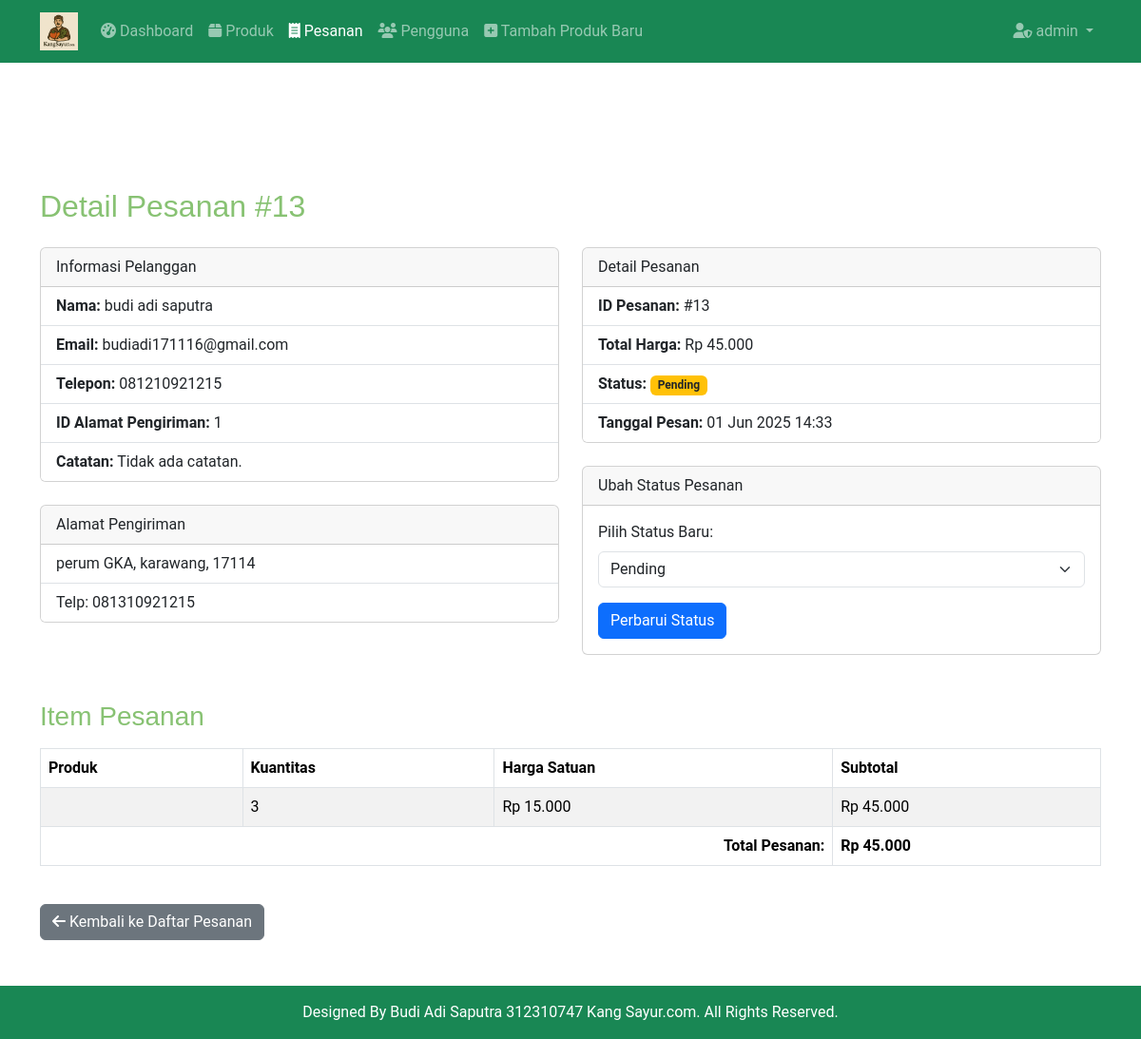
/sayuran/admin/order_detail.php?order_id=13 (signed in), run on the app's committed database.
### tables this page shows
CREATE TABLE `orders` (
  `id` int(11) NOT NULL,
  `user_id` int(11) NOT NULL,
  `total_amount` decimal(10,2) NOT NULL,
  `status` enum('pending','processing','shipped','completed','cancelled') DEFAULT 'pending',
  `order_date` datetime DEFAULT current_timestamp(),
  `shipping_address_id` int(11) DEFAULT NULL,
  `billing_address_id` int(11) DEFAULT NULL,
  `notes` text DEFAULT NULL,
  `payment_method` varchar(100) NOT NULL DEFAULT '''COD''' COMMENT 'Metode pembayaran pesanan'
);

CREATE TABLE `users` (
  `id` int(11) NOT NULL,
  `username` varchar(50) NOT NULL,
  `password` varchar(255) NOT NULL,
  `email` varchar(100) NOT NULL,
  `phone_number` varchar(20) DEFAULT NULL,
  `nama` varchar(100) DEFAULT NULL,
  `role` enum('admin','penjual','pembeli') DEFAULT 'pembeli',
  `created_at` timestamp NOT NULL DEFAULT current_timestamp()
);

CREATE TABLE `order_items` (
  `id` int(11) NOT NULL,
  `order_id` int(11) NOT NULL,
  `product_id` int(11) NOT NULL,
  `product_name` varchar(255) NOT NULL,
  `quantity` int(11) NOT NULL,
  `price_at_order` decimal(10,2) NOT NULL
);

### sayuran/admin/order_detail.php (the view, shortened to what this page needs)
<?php
include_once __DIR__ . '/admin_header.php';
$order_id = $_GET['order_id'] ?? null;
$order = null;
$order_items = [];
if (!$order_id) {
    $error_message = "ID Pesanan tidak ditemukan.";
} else {
    try {
        $pdo = get_pdo_connection();
        $stmt = $pdo->prepare("SELECT o.id, u.nama AS customer_name, u.email AS customer_email, u.phone_number AS customer_phone,
                               o.total_amount AS total_price, o.status, o.order_date, o.notes,
                               o.shipping_address_id, o.billing_address_id
                               FROM orders o
                               JOIN users u ON o.user_id = u.id
                               WHERE o.id = ?");
        $stmt->execute([$order_id]);
        $order = $stmt->fetch(PDO::FETCH_ASSOC);
        if (!$order) {
            $error_message = "Pesanan tidak ditemukan.";
        } else {
            if (!empty($order['shipping_address_id'])) {
                $stmt_address = $pdo->prepare("SELECT address_line1, city, postal_code, phone_number FROM addresses WHERE id = ?");
                $stmt_address->execute([$order['shipping_address_id']]);
                $shipping_address = $stmt_address->fetch(PDO::FETCH_ASSOC);
                if ($shipping_address) {
                    $order['shipping_full_address'] = $shipping_address['address_line1'] . ', ' . $shipping_address['city'] . ', ' . $shipping_address['postal_code'];
                    $order['shipping_phone_number'] = $shipping_address['phone_number'];
                } else {
                    $order['shipping_full_address'] = 'Alamat tidak ditemukan';
                    $order['shipping_phone_number'] = 'Tidak tersedia';
                }
            } else {
                $order['shipping_full_address'] = 'Tidak ada alamat pengiriman';
                $order['shipping_phone_number'] = 'Tidak tersedia';
            }
            $stmt_items = $pdo->prepare("SELECT oi.product_name, oi.quantity, oi.price_at_order AS item_price
                                        FROM order_items oi
                                        WHERE oi.order_id = ?");
            $stmt_items->execute([$order_id]);
            $order_items = $stmt_items->fetchAll(PDO::FETCH_ASSOC);
        }
    } catch (PDOException $e) {
        $error_message = "Terjadi kesalahan database saat mengambil detail pesanan: " . $e->getMessage();
    }
}
?>
<div class="container mt-5">
    <h2 class="mb-4">Detail Pesanan #<?php echo htmlspecialchars($order_id); ?></h2>
    <?php if ($order): ?>
        <div class="row">
            <div class="col-md-6">
                <div class="card mb-4">
                    <div class="card-header">
                        Informasi Pelanggan
                    </div>
                    <ul class="list-group list-group-flush">
                        <li class="list-group-item"><strong>Nama:</strong> <?php echo htmlspecialchars($order['customer_name']); ?></li>
                        <li class="list-group-item"><strong>Email:</strong> <?php echo htmlspecialchars($order['customer_email']); ?></li>
                        <li class="list-group-item"><strong>Telepon:</strong> <?php echo htmlspecialchars($order['customer_phone'] ?? 'Tidak tersedia'); ?></li>
                        <li class="list-group-item"><strong>ID Alamat Pengiriman:</strong> <?php echo htmlspecialchars($order['shipping_address_id']); ?></li>
                        <li class="list-group-item"><strong>Catatan:</strong> <?php echo htmlspecialchars($order['notes'] ?? 'Tidak ada catatan.'); ?></li>
                    </ul>
                </div>
                <div class="card mb-4">
                    <div class="card-header">
                        Alamat Pengiriman
                    </div>
                    <ul class="list-group list-group-flush">
                        <li class="list-group-item"><?php echo htmlspecialchars($order['shipping_full_address'] ?? 'Tidak tersedia'); ?></li>
                        <li class="list-group-item">Telp: <?php echo htmlspecialchars($order['shipping_phone_number'] ?? 'Tidak tersedia'); ?></li>
                    </ul>
                </div>
            </div>
            <div class="col-md-6">
                <div class="card mb-4">
                    <div class="card-header">
                        Detail Pesanan
                    </div>
                    <ul class="list-group list-group-flush">
                        <li class="list-group-item"><strong>ID Pesanan:</strong> #<?php echo htmlspecialchars($order['id']); ?></li>
                        <li class="list-group-item"><strong>Total Harga:</strong> Rp <?php echo number_format($order['total_price'], 0, ',', '.'); ?></li>
                        <li class="list-group-item">
                            <strong>Status:</strong>
                            <span class="badge
                                <?php
                                    if ($order['status'] == 'pending') {
                                        echo 'bg-warning text-dark';
                                    } elseif ($order['status'] == 'processed') {
                                        echo 'bg-info';
                                    } elseif ($order['status'] == 'shipped') {
                                        echo 'bg-primary';
                                    } elseif ($order['status'] == 'completed') {
                                        echo 'bg-success';
                                    } elseif ($order['status'] == 'cancelled') {
                                        echo 'bg-danger';
                                    } else {
                                        echo 'bg-secondary';
                                    }
                                ?>">
                                <?php
                                    if ($order['status'] == 'pending') {
                                        echo 'Pending';
                                    } elseif ($order['status'] == 'processed') {
                                        echo 'Diproses';
                                    } elseif ($order['status'] == 'shipped') {
                                        echo 'Dikirim';
                                    } elseif ($order['status'] == 'completed') {
                                        echo 'Selesai';
                                    } elseif ($order['status'] == 'cancelled') {
                                        echo 'Dibatalkan';
                                    } else {
                                        echo 'Tidak Diketahui';
                                    }
                                ?>
                            </span>
                        </li>
                        <li class="list-group-item"><strong>Tanggal Pesan:</strong> <?php echo date('d M Y H:i', strtotime($order['order_date'])); ?></li>
                    </ul>
                </div>
                <div class="card">
                    <div class="card-header">
                        Ubah Status Pesanan
                    </div>
                    <div class="card-body">
                        <form action="order_detail.php?order_id=<?php echo htmlspecialchars($order['id']); ?>" method="POST">
                            <div class="mb-3">
                                <label for="status" class="form-label">Pilih Status Baru:</label>
                                <select class="form-select" id="status" name="status">
                                    <option value="pending" <?php echo ($order['status'] == 'pending') ? 'selected' : ''; ?>>Pending</option>
                                </select>
                            </div>
                            <button type="submit" name="update_status" class="btn btn-primary">Perbarui Status</button>
                        </form>
                    </div>
                </div>
            </div>
        </div>
        <h3 class="mt-5 mb-3">Item Pesanan</h3>
        <?php if (empty($order_items)): ?>
            <div class="alert alert-info" role="alert">
                Tidak ada item dalam pesanan ini.
            </div>
        <?php else: ?>
            <div class="table-responsive">
                <table class="table table-bordered table-striped">
                    <thead>
                        <tr>
                            <th>Produk</th>
                            <th>Kuantitas</th>
                            <th>Harga Satuan</th>
                            <th>Subtotal</th>
                        </tr>
                    </thead>
                    <tbody>
                        <?php
                        $grand_total = 0;
                        foreach ($order_items as $item):
                            $subtotal = $item['quantity'] * $item['item_price'];
                            $grand_total += $subtotal;
                        ?>
                            <tr>
                                <td><?php echo htmlspecialchars($item['product_name']); ?></td>
                                <td><?php echo htmlspecialchars($item['quantity']); ?></td>
                                <td>Rp <?php echo number_format($item['item_price'], 0, ',', '.'); ?></td>
                                <td>Rp <?php echo number_format($subtotal, 0, ',', '.'); ?></td>
                            </tr>
                        <?php endforeach; ?>
                        <tr>
                            <td colspan="3" class="text-end"><strong>Total Pesanan:</strong></td>
                            <td><strong>Rp <?php echo number_format($grand_total, 0, ',', '.'); ?></strong></td>
                        </tr>
                    </tbody>
                </table>
            </div>
        <?php endif; ?>
        <div class="mt-4">
            <a href="admin_orders.php" class="btn btn-secondary"><i class="fas fa-arrow-left"></i> Kembali ke Daftar Pesanan</a>
        </div>
    <?php endif; ?>
</div>
<?php include_once __DIR__ . '/../include/footer.php'; ?>

### sayuran/assets/css/main.css (style rules this page uses)
:root { --default-font: "Roboto", system-ui, -apple-system, "Segoe UI", Roboto, "Helvetica Neue", Arial, "Noto Sans", "Liberation Sans", sans-serif, "Apple Color Emoji", "Segoe UI Emoji", "Segoe UI Symbol", "Noto Color Emoji"; --heading-font: "Nunito", sans-serif; --nav-font: "Inter", sans-serif; }
:root { --background-color: #ffffff; --default-color: #31511E; --heading-color: #88C273; --accent-color: #859F3D; --surface-color: #ffffff; --contrast-color: #ffffff; }
:root { --nav-color: #313336; --nav-hover-color: #859F3D; --nav-mobile-background-color: #ffffff; --nav-dropdown-background-color: #ffffff; --nav-dropdown-color: #313336; --nav-dropdown-hover-color: #859F3D; }
:root { scroll-behavior: smooth; }
body { color: var(--default-color); background-color: transparent; font-family: var(--default-font); padding-top: 80px; }
a { color: var(--accent-color); text-decoration: none; transition: 0.3s; }
h1, h2, h3, h4, h5, h6 { color: var(--heading-color); font-family: var(--heading-font); }

### data on the page
orders: user.nama "budi adi saputra", user.email "budiadi171116@gmail.com", user.phone_number "081210921215", shipping_address "1", notes "Tidak ada catatan.", id "13", total_amount "45.000", order_date "01 Jun 2025 14:33", status "Pending"
order_items: quantity "3", price_at_order "15.000", subtotal "45.000"

### other printed values
$_SESSION['username'] "admin"
$order_id "13"
$order['shipping_full_address'] "perum GKA, karawang, 17114"
$order['shipping_phone_number'] "081310921215"
$grand_total "45.000"
